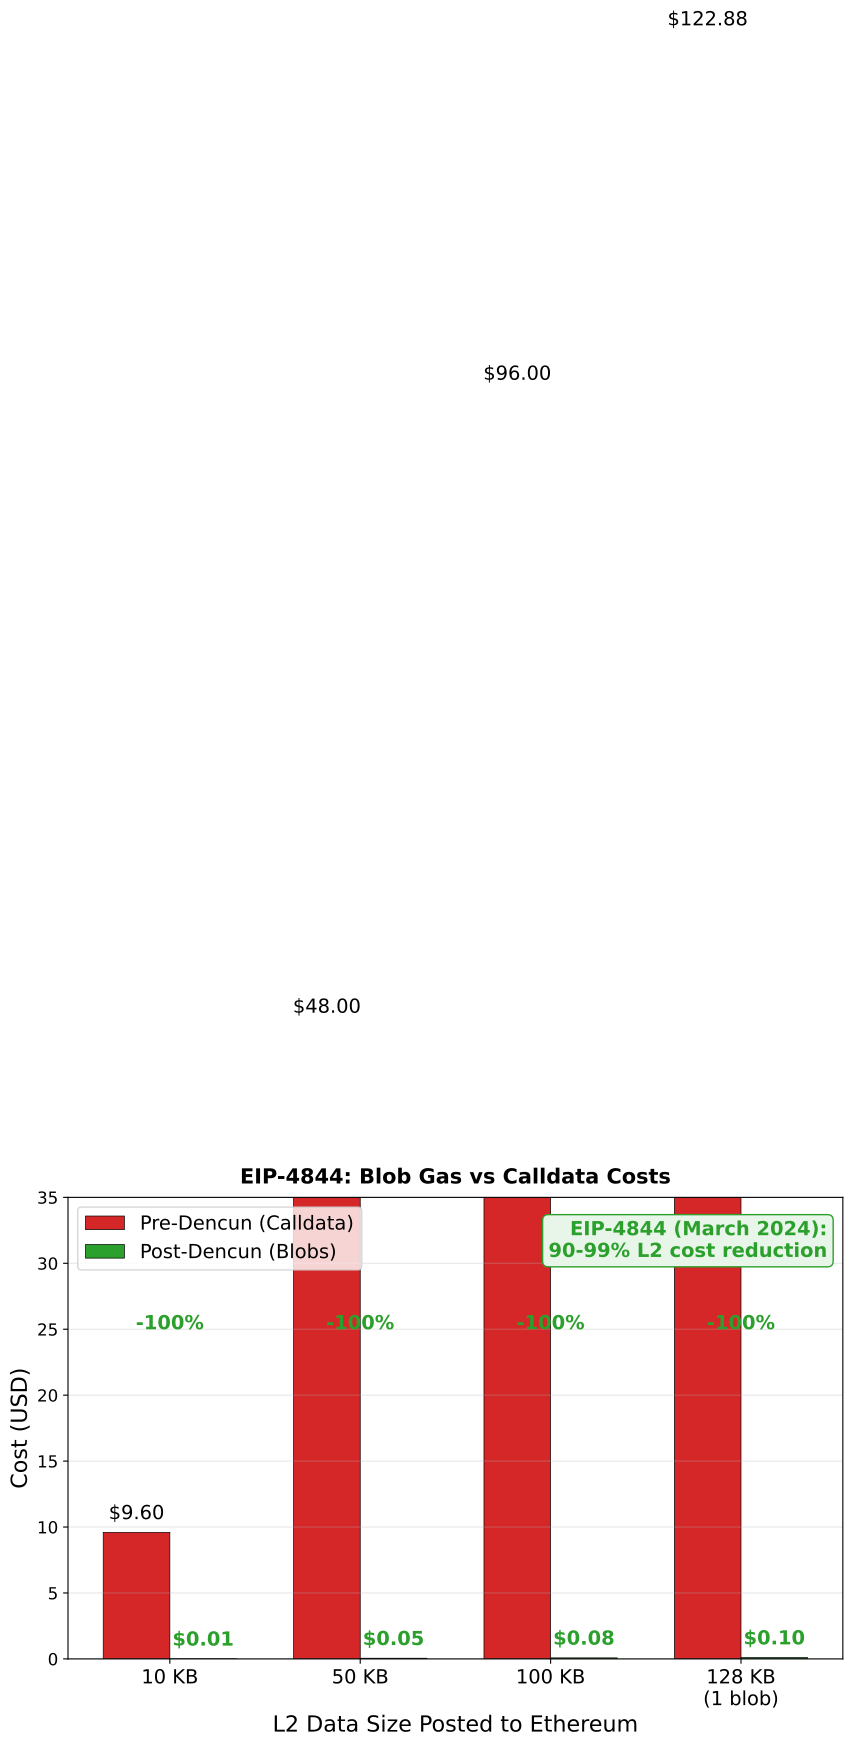

The script that saved this image:
"""
EIP-4844 Blob Gas Savings
Shows cost reduction for L2 data posting
"""

import matplotlib.pyplot as plt
import numpy as np
from pathlib import Path

CHART_METADATA = {
    'title': 'Blob Gas Savings',
    'url': 'https://github.com/Digital-AI-Finance/Blockchain_Crypto/tree/main/Module_B_Ethereum_Smart_Contracts/L14_Gas_Mechanics/charts/06_blob_gas_savings'
}

plt.rcParams.update({
    'font.size': 14,
    'axes.labelsize': 14,
    'axes.titlesize': 16,
    'xtick.labelsize': 12,
    'ytick.labelsize': 12,
    'legend.fontsize': 12,
    'figure.figsize': (10, 6),
    'figure.dpi': 150
})

MLPURPLE = '#3333B2'
MLBLUE = '#0066CC'
MLORANGE = '#FF7F0E'
MLGREEN = '#2CA02C'
MLRED = '#D62728'

fig, ax = plt.subplots(figsize=(10, 6))

# Data sizes
data_sizes = ['10 KB', '50 KB', '100 KB', '128 KB\n(1 blob)']
data_bytes = [10000, 50000, 100000, 128000]

# Pre-Dencun: calldata at 16 gas/byte
pre_dencun_gas = [b * 16 for b in data_bytes]
# At 30 Gwei, $2000/ETH
pre_dencun_cost = [(g * 30 * 1e-9 * 2000) for g in pre_dencun_gas]

# Post-Dencun: blob gas much cheaper (~0.001 Gwei equivalent)
# Roughly $0.01 per blob
post_dencun_cost = [0.01, 0.05, 0.08, 0.10]

x = np.arange(len(data_sizes))
width = 0.35

bars_pre = ax.bar(x - width/2, pre_dencun_cost, width, label='Pre-Dencun (Calldata)',
                   color=MLRED, edgecolor='black', linewidth=0.5)
bars_post = ax.bar(x + width/2, post_dencun_cost, width, label='Post-Dencun (Blobs)',
                    color=MLGREEN, edgecolor='black', linewidth=0.5)

# Add cost labels
for bar, cost in zip(bars_pre, pre_dencun_cost):
    height = bar.get_height()
    ax.text(bar.get_x() + bar.get_width()/2, height + 1,
            f'${cost:.2f}', ha='center', fontsize=14)

for bar, cost in zip(bars_post, post_dencun_cost):
    height = bar.get_height()
    ax.text(bar.get_x() + bar.get_width()/2, height + 1,
            f'${cost:.2f}', ha='center', fontsize=14, fontweight='bold', color=MLGREEN)

# Savings annotation
for i, (pre, post) in enumerate(zip(pre_dencun_cost, post_dencun_cost)):
    savings = (1 - post/pre) * 100
    ax.text(i, 25, f'-{savings:.0f}%', ha='center', fontsize=14,
            fontweight='bold', color=MLGREEN)

ax.set_xlabel('L2 Data Size Posted to Ethereum', fontsize=16)
ax.set_ylabel('Cost (USD)', fontsize=16)
ax.set_xticks(x)
ax.set_xticklabels(data_sizes, fontsize=14)
ax.set_ylim(0, 35)

ax.legend(loc='upper left', fontsize=14)
ax.grid(True, alpha=0.3, axis='y')

# Key insight
props = dict(boxstyle='round,pad=0.3', facecolor='#E8F5E9', edgecolor=MLGREEN)
ax.text(0.98, 0.95, 'EIP-4844 (March 2024):\n90-99% L2 cost reduction',
        transform=ax.transAxes, ha='right', va='top',
        fontsize=14, fontweight='bold', bbox=props, color=MLGREEN)

ax.set_title('EIP-4844: Blob Gas vs Calldata Costs', fontweight='bold', fontsize=15, pad=10)
plt.tight_layout()

output_path = Path(__file__).parent / 'chart.pdf'
plt.savefig(output_path, bbox_inches='tight', dpi=300)
print(f"Chart saved to: {output_path.absolute()}")
plt.close()
